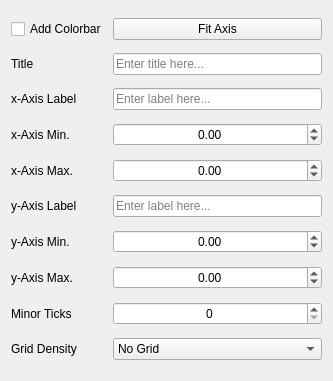
<?xml version="1.0" encoding="UTF-8"?>
<ui version="4.0">
 <class>options</class>
 <widget class="QWidget" name="options">
  <property name="windowModality">
   <enum>Qt::WindowModal</enum>
  </property>
  <property name="geometry">
   <rect>
    <x>0</x>
    <y>0</y>
    <width>333</width>
    <height>381</height>
   </rect>
  </property>
  <property name="sizePolicy">
   <sizepolicy hsizetype="Fixed" vsizetype="Fixed">
    <horstretch>0</horstretch>
    <verstretch>0</verstretch>
   </sizepolicy>
  </property>
  <property name="windowTitle">
   <string>Options</string>
  </property>
  <layout class="QGridLayout" name="gridLayout_2">
   <item row="1" column="2">
    <widget class="QLineEdit" name="title_line_edit">
     <property name="placeholderText">
      <string>Enter title here...</string>
     </property>
    </widget>
   </item>
   <item row="0" column="2">
    <widget class="QPushButton" name="fit_button">
     <property name="text">
      <string>Fit Axis</string>
     </property>
    </widget>
   </item>
   <item row="4" column="2">
    <widget class="QDoubleSpinBox" name="x_max_spinbox">
     <property name="alignment">
      <set>Qt::AlignCenter</set>
     </property>
     <property name="correctionMode">
      <enum>QAbstractSpinBox::CorrectToNearestValue</enum>
     </property>
     <property name="keyboardTracking">
      <bool>false</bool>
     </property>
     <property name="minimum">
      <double>-1.000000000000000</double>
     </property>
     <property name="maximum">
      <double>1000.000000000000000</double>
     </property>
     <property name="singleStep">
      <double>0.100000000000000</double>
     </property>
     <property name="value">
      <double>0.000000000000000</double>
     </property>
    </widget>
   </item>
   <item row="8" column="2">
    <widget class="QSpinBox" name="ticks_spinbox">
     <property name="alignment">
      <set>Qt::AlignCenter</set>
     </property>
     <property name="correctionMode">
      <enum>QAbstractSpinBox::CorrectToNearestValue</enum>
     </property>
     <property name="keyboardTracking">
      <bool>false</bool>
     </property>
     <property name="value">
      <number>0</number>
     </property>
    </widget>
   </item>
   <item row="0" column="0">
    <widget class="QCheckBox" name="colorbar_checkbox">
     <property name="text">
      <string>Add Colorbar</string>
     </property>
    </widget>
   </item>
   <item row="1" column="0">
    <widget class="QLabel" name="title_label">
     <property name="text">
      <string>Title</string>
     </property>
    </widget>
   </item>
   <item row="2" column="2">
    <widget class="QLineEdit" name="x_line_edit">
     <property name="placeholderText">
      <string>Enter label here...</string>
     </property>
    </widget>
   </item>
   <item row="7" column="2">
    <widget class="QDoubleSpinBox" name="y_max_spinbox">
     <property name="alignment">
      <set>Qt::AlignCenter</set>
     </property>
     <property name="correctionMode">
      <enum>QAbstractSpinBox::CorrectToNearestValue</enum>
     </property>
     <property name="keyboardTracking">
      <bool>false</bool>
     </property>
     <property name="minimum">
      <double>-1.000000000000000</double>
     </property>
     <property name="maximum">
      <double>1000.000000000000000</double>
     </property>
     <property name="singleStep">
      <double>0.100000000000000</double>
     </property>
     <property name="value">
      <double>0.000000000000000</double>
     </property>
    </widget>
   </item>
   <item row="4" column="0">
    <widget class="QLabel" name="x_max_label">
     <property name="text">
      <string>x-Axis Max.</string>
     </property>
    </widget>
   </item>
   <item row="7" column="0">
    <widget class="QLabel" name="y_max_label">
     <property name="text">
      <string>y-Axis Max.</string>
     </property>
    </widget>
   </item>
   <item row="3" column="0">
    <widget class="QLabel" name="x_min_label">
     <property name="text">
      <string>x-Axis Min.</string>
     </property>
    </widget>
   </item>
   <item row="2" column="0">
    <widget class="QLabel" name="x_label_label">
     <property name="text">
      <string>x-Axis Label</string>
     </property>
    </widget>
   </item>
   <item row="5" column="2">
    <widget class="QLineEdit" name="y_line_edit">
     <property name="placeholderText">
      <string>Enter label here...</string>
     </property>
     <property name="clearButtonEnabled">
      <bool>false</bool>
     </property>
    </widget>
   </item>
   <item row="6" column="2">
    <widget class="QDoubleSpinBox" name="y_min_spinbox">
     <property name="alignment">
      <set>Qt::AlignCenter</set>
     </property>
     <property name="correctionMode">
      <enum>QAbstractSpinBox::CorrectToNearestValue</enum>
     </property>
     <property name="keyboardTracking">
      <bool>false</bool>
     </property>
     <property name="minimum">
      <double>-1000.000000000000000</double>
     </property>
     <property name="maximum">
      <double>1.000000000000000</double>
     </property>
     <property name="singleStep">
      <double>0.100000000000000</double>
     </property>
     <property name="value">
      <double>0.000000000000000</double>
     </property>
    </widget>
   </item>
   <item row="12" column="0">
    <widget class="QLabel" name="grid_label">
     <property name="text">
      <string>Grid Density</string>
     </property>
    </widget>
   </item>
   <item row="5" column="0">
    <widget class="QLabel" name="y_label_label">
     <property name="text">
      <string>y-Axis Label</string>
     </property>
    </widget>
   </item>
   <item row="12" column="2">
    <widget class="QComboBox" name="grid_combobox">
     <property name="currentIndex">
      <number>0</number>
     </property>
     <property name="maxVisibleItems">
      <number>3</number>
     </property>
     <property name="maxCount">
      <number>3</number>
     </property>
     <item>
      <property name="text">
       <string>No Grid</string>
      </property>
     </item>
     <item>
      <property name="text">
       <string>Major Only</string>
      </property>
     </item>
     <item>
      <property name="text">
       <string>Major and Minor</string>
      </property>
     </item>
    </widget>
   </item>
   <item row="3" column="2">
    <widget class="QDoubleSpinBox" name="x_min_spinbox">
     <property name="alignment">
      <set>Qt::AlignCenter</set>
     </property>
     <property name="correctionMode">
      <enum>QAbstractSpinBox::CorrectToNearestValue</enum>
     </property>
     <property name="keyboardTracking">
      <bool>false</bool>
     </property>
     <property name="minimum">
      <double>-1000.000000000000000</double>
     </property>
     <property name="maximum">
      <double>1.000000000000000</double>
     </property>
     <property name="singleStep">
      <double>0.100000000000000</double>
     </property>
     <property name="value">
      <double>0.000000000000000</double>
     </property>
    </widget>
   </item>
   <item row="8" column="0">
    <widget class="QLabel" name="ticks_label">
     <property name="text">
      <string>Minor Ticks</string>
     </property>
    </widget>
   </item>
   <item row="6" column="0">
    <widget class="QLabel" name="y_min_label">
     <property name="text">
      <string>y-Axis Min.</string>
     </property>
    </widget>
   </item>
  </layout>
 </widget>
 <resources/>
 <connections/>
</ui>
